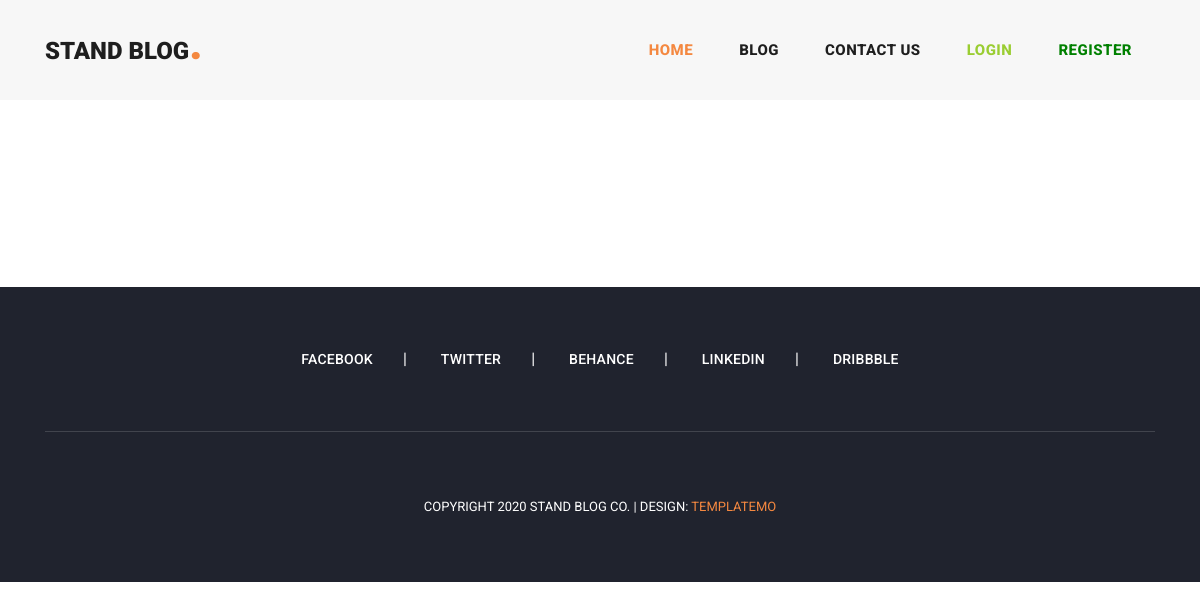
The app's page /, older data.
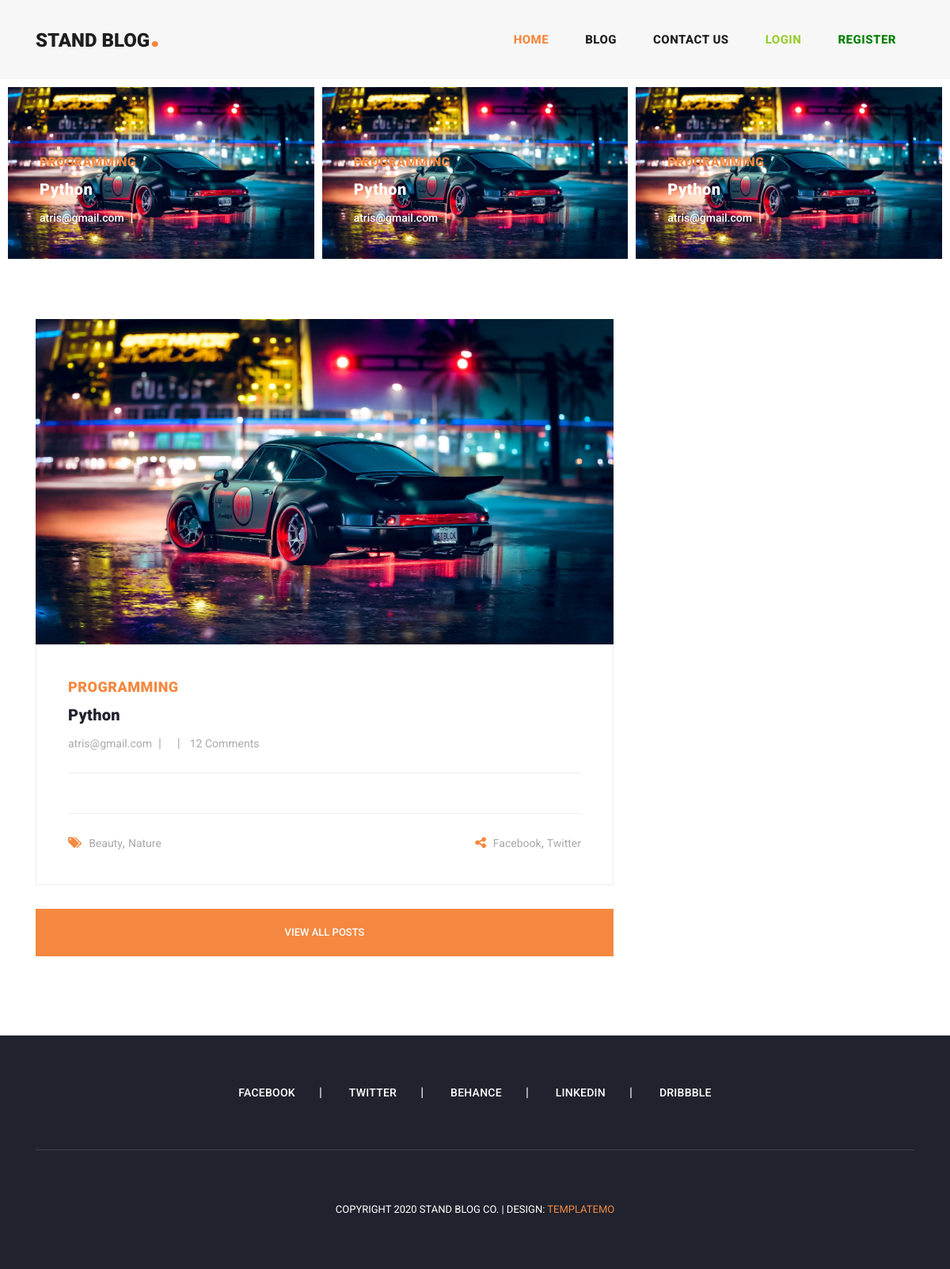
The same page, newer data.
### blog_app/models.py (models this page shows, shortened)
class Post(models.Model):
    author = models.ForeignKey(User, on_delete=models.CASCADE)
    category = models.ManyToManyField(Category)
    title = models.CharField(max_length=505)
    title_site = models.CharField(max_length=80)
    site_meta = models.CharField(max_length=500)
    short_description = models.TextField()
    description = RichTextUploadingField()
    created_at = models.DateTimeField(auto_now_add=True)
    updated_at = models.DateTimeField(auto_now=True)
    image = models.ImageField(upload_to='image')
    published = models.BooleanField(default=False)
    view = models.IntegerField(default=0)
    slug = models.SlugField()

class Category(models.Model):
    title = models.CharField(max_length=200)
    created_at = models.DateTimeField(auto_now_add=True)
    def __str__(self):
        return self.title

### account_app/models.py (models this page shows, shortened)
class User(AbstractBaseUser):
    email = models.EmailField(
        verbose_name='email address',
        max_length=255,
        unique=True,
    )
    fullname = models.CharField(max_length=100, verbose_name='نام کامل')
    date_of_birth = models.DateField(null=True, blank=True)
    date_of_joind = models.DateField(auto_now_add=True)
    is_active = models.BooleanField(default=True)
    is_admin = models.BooleanField(default=False)
    objects = UserManager()
    USERNAME_FIELD = 'email'
    REQUIRED_FIELDS = []
    def __str__(self):
        return self.email

### home_app/views.py (the view)
# urls.py: 2. Add a URL to urlpatterns:  path('', views.home, name='home')
def home(request):
    posts = Post.objects.all()[:3]
    return render(request, 'home_app/index.html', {'posts': posts})

### home_app/templates/home_app/index.html (shortened to what this page needs)
{% extends 'base.html' %}
{% load static %}
{% load render_partial %}
{% block content %}
    <body>
    <div class="main-banner header-text">
        <div class="container-fluid">
            <div class="owl-banner owl-carousel">
                {% for post in posts %}
                    <div class="item">
                        <img src="{{ post.image.url }}" alt="">
                        <div class="item-content">
                            <div class="main-content">
                                <div class="meta-category">
                                    <span>{{ post.category.first }}</span>
                                </div>
                                <a href="{% url 'post_detail' post.slug %}"><h4>{{ post.title }}</h4></a>
                                <ul class="post-info">
                                    <li><a href="#">{{ post.author }}</a></li>
                                </ul>
                            </div>
                        </div>
                    </div>
                {% endfor %}
            </div>
        </div>
    </div>
    <section class="blog-posts">
        <div class="container">
            <div class="row">
                <div class="col-lg-8">
                    <div class="all-blog-posts">
                        <div class="row">
                            {% for post in posts %}
                                <div class="col-lg-12">
                                    <div class="blog-post">
                                        <div class="blog-thumb">
                                            <img src="{{ post.image.url }}" alt="">
                                        </div>
                                        <div class="down-content">
                                            <span>{{ post.category.first }}</span>
                                            <a href="{% url 'post_detail' post.slug %}"><h4>{{ post.title }}</h4></a>
                                            <ul class="post-info">
                                                <li><a href="#">{{ post.author }}</a></li>
                                                <li><a href="#">{{ post.shamsi_date }}</a></li>
                                                <li><a href="#">12 Comments</a></li>
                                            </ul>
                                            <p>{{ post.body }}</p>
                                            <div class="post-options">
                                                <div class="row">
                                                    <div class="col-6">
                                                        <ul class="post-tags">
                                                            <li><i class="fa fa-tags"></i></li>
                                                            <li><a href="#">Beauty</a>,</li>
                                                            <li><a href="#">Nature</a></li>
                                                        </ul>
                                                    </div>
                                                    <div class="col-6">
                                                        <ul class="post-share">
                                                            <li><i class="fa fa-share-alt"></i></li>
                                                            <li><a href="#">Facebook</a>,</li>
                                                            <li><a href="#"> Twitter</a></li>
                                                        </ul>
                                                    </div>
                                                </div>
                                            </div>
                                        </div>
                                    </div>
                                </div>
                            {% endfor %}
                            {% if posts %}
                                <div class="col-lg-12">
                                    <div class="main-button">
                                        <a href="{% url 'blog' %}">View All Posts</a>
                                    </div>
                                </div>
                            {% endif %}
                        </div>
                    </div>
                </div>
            </div>
        </div>
    </section>
    </body>
{% endblock %}

### templates/base.html (shortened to what this page needs)
{% load static %}
<!DOCTYPE html>
<html lang="en">
<head>
    <link href="{% static 'home_app/vendor/bootstrap/css/bootstrap.min.css' %}" rel="stylesheet">
    <link rel="stylesheet" href="{% static  'home_app/css/fontawesome.css' %}">
    <link rel="stylesheet" href="{% static  'home_app/css/templatemo-stand-blog.css' %}">
    <link rel="stylesheet" href="{% static  'home_app/css/owl.css' %}">
</head>
{% include 'includes/header.html' %}
{% block content %}
{% endblock %}
{% include 'includes/footer.html' %}
{% include 'includes/footer_refrence.html' %}

### templates/includes/header.html (shortened to what this page needs)
{% load static %}
<header class="">
    <nav class="navbar navbar-expand-lg">
        <div class="container">
            <a class="navbar-brand" href="{% url 'home' %}"><h2>Stand Blog<em>.</em></h2></a>
            <div class="collapse navbar-collapse" id="navbarResponsive">
                <ul class="navbar-nav ml-auto">
                    <li class="nav-item {% if request.resolver_match.url_name == 'home' %}active{% endif %}">
                        <a class="nav-link" href="{% url 'home' %}">Home
                        </a>
                    </li>
                    <li class="nav-item">
                        <a class="nav-link" href="{% url 'blog' %}">Blog</a>
                    </li>
                    <li class="nav-item">
                        <a class="nav-link" href="{% url 'contact_us' %}">Contact Us</a>
                    </li>
                    {% if request.user.is_authenticated %}
                        <li class="nav-item">
                            <a style="color:red;" class="nav-link" href="{% url 'logout' %}">logout</a>
                        </li>
                        <li class="nav-item">
                            <a href="{% url 'user_edit_profile' %}" style="color: green" class="nav-link">{{ request.user.email|truncatechars:15 }}</a>
                        </li>
                    {% else %}
                        <li class="nav-item">
                            <a style="color: yellowgreen" class="nav-link" href="{% url 'login' %}">login</a>
                        </li>
                        <li class="nav-item">
                            <a style="color: green" class="nav-link" href="{% url 'signup' %}">register</a>
                        </li>
                    {% endif %}
                </ul>
            </div>
        </div>
    </nav>
</header>

### templates/includes/footer.html
{% load static %}
<footer>
    <div class="container">
        <div class="row">
            <div class="col-lg-12">
                <ul class="social-icons">
                    <li><a href="#">Facebook</a></li>
                    <li><a href="#">Twitter</a></li>
                    <li><a href="#">Behance</a></li>
                    <li><a href="#">Linkedin</a></li>
                    <li><a href="#">Dribbble</a></li>
                </ul>
            </div>
            <div class="col-lg-12">
                <div class="copyright-text">
                    <p>Copyright 2020 Stand Blog Co.
                        | Design: <a rel="nofollow" href="https://templatemo.com" target="_parent">TemplateMo</a></p>
                </div>
            </div>
        </div>
    </div>
</footer>

### templates/includes/footer_refrence.html (shortened to what this page needs)
{% load static %}
</body>
</html>

Row changes from the older to the newer data that the page shows:
added Post: image (picture), category.first "PROGRAMMING", title "Python", author "atris@gmail.com"
Text that changed along with them:
text now shown: "VIEW ALL POSTS"
